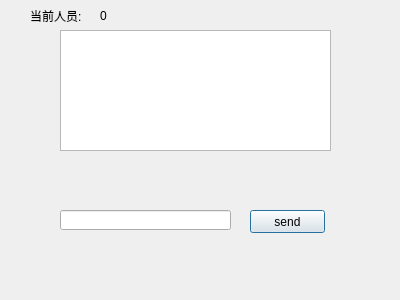
<?xml version="1.0" encoding="UTF-8"?>
<ui version="4.0">
 <class>privatechatwindow</class>
 <widget class="QDialog" name="privatechatwindow">
  <property name="geometry">
   <rect>
    <x>0</x>
    <y>0</y>
    <width>400</width>
    <height>300</height>
   </rect>
  </property>
  <property name="windowTitle">
   <string>Dialog</string>
  </property>
  <widget class="QPushButton" name="pushButton">
   <property name="geometry">
    <rect>
     <x>250</x>
     <y>210</y>
     <width>75</width>
     <height>23</height>
    </rect>
   </property>
   <property name="text">
    <string>send</string>
   </property>
  </widget>
  <widget class="QTextEdit" name="textEdit">
   <property name="geometry">
    <rect>
     <x>60</x>
     <y>30</y>
     <width>271</width>
     <height>121</height>
    </rect>
   </property>
  </widget>
  <widget class="QLineEdit" name="lineEdit">
   <property name="geometry">
    <rect>
     <x>60</x>
     <y>210</y>
     <width>171</width>
     <height>20</height>
    </rect>
   </property>
  </widget>
  <widget class="QLabel" name="label">
   <property name="geometry">
    <rect>
     <x>30</x>
     <y>10</y>
     <width>54</width>
     <height>12</height>
    </rect>
   </property>
   <property name="text">
    <string>当前人员:</string>
   </property>
  </widget>
  <widget class="QLabel" name="label_2name">
   <property name="geometry">
    <rect>
     <x>100</x>
     <y>10</y>
     <width>54</width>
     <height>12</height>
    </rect>
   </property>
   <property name="text">
    <string>0</string>
   </property>
  </widget>
 </widget>
 <resources/>
 <connections/>
</ui>
